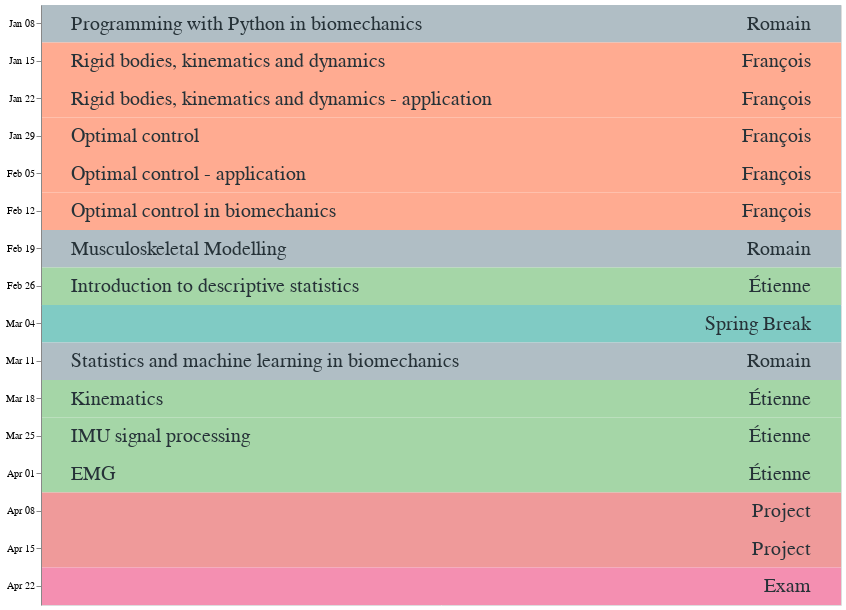

Notebook code cell kept with this figure:
### Markdown cell above
## Course Outline

The main goal is to give you **practical advice** that will be useful in your projects.

### Code cell
seances_list = [
    ("Romain", "2020-01-08", "Programming with Python in biomechanics"),
    ("François", "2020-01-15", "Rigid bodies, kinematics and dynamics"),
    ("François", "2020-01-22", "Rigid bodies, kinematics and dynamics - application",),
    ("François", "2020-01-29", "Optimal control"),
    ("François", "2020-02-05", "Optimal control - application",),
    ("François", "2020-02-12", "Optimal control in biomechanics"),
    ("Romain", "2020-02-19", "Musculoskeletal Modelling"),
    ("Étienne", "2020-02-26", "Introduction to descriptive statistics",),
    ("Spring Break", "2020-03-04", "",),
    ("Romain", "2020-03-11", "Statistics and machine learning in biomechanics",),
    ("Étienne", "2020-03-18", "Kinematics"),
    ("Étienne", "2020-03-25", "IMU signal processing"),
    ("Étienne", "2020-04-01", "EMG"),
    ("Project", "2020-04-08", ""),
    ("Project", "2020-04-15", ""),
    ("Exam", "2020-04-22", ""),
]

seances = pd.DataFrame(seances_list, columns=["instructor", "date", "subject"])

base = alt.Chart(seances).encode(alt.Y("monthdate(date):O", title=None))

scale = alt.Scale(
    domain=seances["instructor"].unique().tolist(),
    range=["#B0BEC5", "#FFAB91", "#A5D6A7", "#80CBC4", "#EF9A9A", "#F48FB1"],
)
color = base.mark_rect().encode(alt.Color("instructor", legend=None, scale=scale))

text_args = {"fontSize": 20, "color": "#263238"}
subject = base.mark_text(align="left", dx=-370, **text_args).encode(alt.Text("subject"))
instructor = base.mark_text(align="right", dx=370, **text_args).encode(
    alt.Text("instructor")
)

(color + subject + instructor).properties(width=800, height=600)

### Figure 1 — Vega-Lite specification as saved in the notebook (floating-point values rounded to 4 significant figures)
{"config": {"view": {"continuousWidth": 400, "continuousHeight": 300}}, "layer": [{"mark": "rect", "encoding": {"color": {"type": "nominal", "field": "instructor", "legend": null, "scale": {"domain": ["Romain", "François", "Étienne", "Spring Break", "Project", "Exam"], "range": ["#B0BEC5", "#FFAB91", "#A5D6A7", "#80CBC4", "#EF9A9A", "#F48FB1"]}}, "y": {"type": "ordinal", "field": "date", "timeUnit": "monthdate", "title": null}}}, {"mark": {"type": "text", "align": "left", "color": "#263238", "dx": -370, "fontSize": 20}, "encoding": {"text": {"type": "nominal", "field": "subject"}, "y": {"type": "ordinal", "field": "date", "timeUnit": "monthdate", "title": null}}}, {"mark": {"type": "text", "align": "right", "color": "#263238", "dx": 370, "fontSize": 20}, "encoding": {"text": {"type": "nominal", "field": "instructor"}, "y": {"type": "ordinal", "field": "date", "timeUnit": "monthdate", "title": null}}}], "data": {"name": "data-1f7113b1bf3fbca0f814984173786bfb"}, "height": 600, "width": 800, "$schema": "https://vega.github.io/schema/vega-lite/v4.0.0.json", "datasets": {"data-1f7113b1bf3fbca0f814984173786bfb": [{"instructor": "Romain", "date": "2020-01-08", "subject": "Programming with Python in biomechanics"}, {"instructor": "François", "date": "2020-01-15", "subject": "Rigid bodies, kinematics and dynamics"}, {"instructor": "François", "date": "2020-01-22", "subject": "Rigid bodies, kinematics and dynamics - application"}, {"instructor": "François", "date": "2020-01-29", "subject": "Optimal control"}, {"instructor": "François", "date": "2020-02-05", "subject": "Optimal control - application"}, {"instructor": "François", "date": "2020-02-12", "subject": "Optimal control in biomechanics"}, {"instructor": "Romain", "date": "2020-02-19", "subject": "Musculoskeletal Modelling"}, {"instructor": "Étienne", "date": "2020-02-26", "subject": "Introduction to descriptive statistics"}, {"instructor": "Spring Break", "date": "2020-03-04", "subject": ""}, {"instructor": "Romain", "date": "2020-03-11", "subject": "Statistics and machine learning in biomechanics"}, {"instructor": "Étienne", "date": "2020-03-18", "subject": "Kinematics"}, {"instructor": "Étienne", "date": "2020-03-25", "subject": "IMU signal processing"}, {"instructor": "Étienne", "date": "2020-04-01", "subject": "EMG"}, {"instructor": "Project", "date": "2020-04-08", "subject": ""}, {"instructor": "Project", "date": "2020-04-15", "subject": ""}, {"instructor": "Exam", "date": "2020-04-22", "subject": ""}]}}
